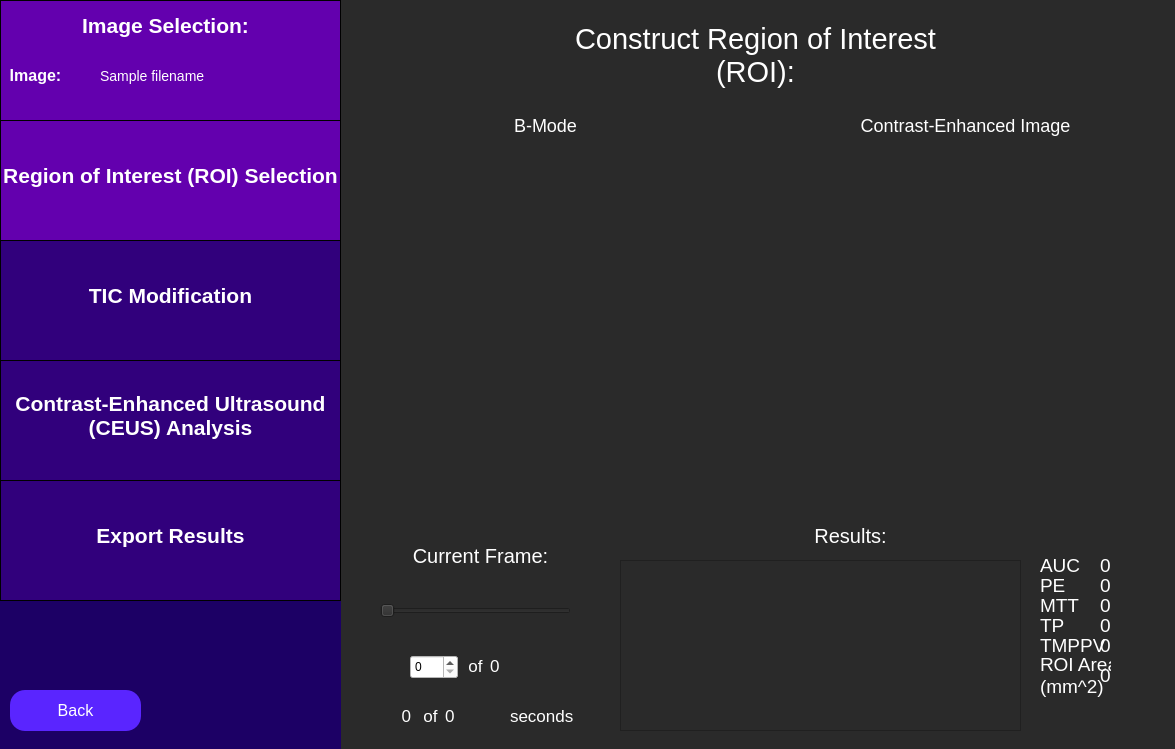
<?xml version="1.0" encoding="UTF-8"?>
<ui version="4.0">
 <class>ceusAnalysis</class>
 <widget class="QWidget" name="ceusAnalysis">
  <property name="geometry">
   <rect>
    <x>0</x>
    <y>0</y>
    <width>1175</width>
    <height>749</height>
   </rect>
  </property>
  <property name="windowTitle">
   <string>Select Region of Interest</string>
  </property>
  <property name="styleSheet">
   <string notr="true">QWidget {
	background: rgb(42, 42, 42);
}</string>
  </property>
  <widget class="QLabel" name="axialPlaneLabel">
   <property name="geometry">
    <rect>
     <x>410</x>
     <y>100</y>
     <width>271</width>
     <height>51</height>
    </rect>
   </property>
   <property name="styleSheet">
    <string notr="true">QLabel {
	font-size: 18px;
	color: rgb(255, 255, 255);
	background-color: rgba(255, 255, 255, 0);
}</string>
   </property>
   <property name="text">
    <string>B-Mode</string>
   </property>
   <property name="alignment">
    <set>Qt::AlignCenter</set>
   </property>
   <property name="textInteractionFlags">
    <set>Qt::NoTextInteraction</set>
   </property>
  </widget>
  <widget class="QLabel" name="sagittalPlaneLabel">
   <property name="geometry">
    <rect>
     <x>830</x>
     <y>100</y>
     <width>271</width>
     <height>51</height>
    </rect>
   </property>
   <property name="styleSheet">
    <string notr="true">QLabel {
	font-size: 18px;
	color: rgb(255, 255, 255);
	background-color: rgba(255, 255, 255, 0);
}</string>
   </property>
   <property name="text">
    <string>Contrast-Enhanced Image</string>
   </property>
   <property name="alignment">
    <set>Qt::AlignCenter</set>
   </property>
   <property name="textInteractionFlags">
    <set>Qt::NoTextInteraction</set>
   </property>
  </widget>
  <widget class="QLabel" name="curSliceLabel">
   <property name="geometry">
    <rect>
     <x>300</x>
     <y>530</y>
     <width>361</width>
     <height>51</height>
    </rect>
   </property>
   <property name="styleSheet">
    <string notr="true">QLabel {
	font-size: 20px;
	color: rgb(255, 255, 255);
	background-color: rgba(255, 255, 255, 0);
}</string>
   </property>
   <property name="text">
    <string>Current Frame:</string>
   </property>
   <property name="textFormat">
    <enum>Qt::AutoText</enum>
   </property>
   <property name="scaledContents">
    <bool>false</bool>
   </property>
   <property name="alignment">
    <set>Qt::AlignCenter</set>
   </property>
   <property name="wordWrap">
    <bool>true</bool>
   </property>
  </widget>
  <widget class="QSlider" name="curSliceSlider">
   <property name="geometry">
    <rect>
     <x>380</x>
     <y>590</y>
     <width>191</width>
     <height>41</height>
    </rect>
   </property>
   <property name="orientation">
    <enum>Qt::Horizontal</enum>
   </property>
  </widget>
  <widget class="QLabel" name="curSliceOfLabel">
   <property name="geometry">
    <rect>
     <x>455</x>
     <y>650</y>
     <width>41</width>
     <height>31</height>
    </rect>
   </property>
   <property name="styleSheet">
    <string notr="true">QLabel {
	font-size: 17px;
	color: rgb(255, 255, 255);
	background-color: rgba(255, 255, 255, 0);
}</string>
   </property>
   <property name="text">
    <string>of</string>
   </property>
   <property name="alignment">
    <set>Qt::AlignCenter</set>
   </property>
   <property name="textInteractionFlags">
    <set>Qt::NoTextInteraction</set>
   </property>
  </widget>
  <widget class="QWidget" name="sidebar" native="true">
   <property name="geometry">
    <rect>
     <x>0</x>
     <y>0</y>
     <width>341</width>
     <height>751</height>
    </rect>
   </property>
   <property name="toolTip">
    <string>&lt;html&gt;&lt;head/&gt;&lt;body&gt;&lt;p&gt;&lt;br/&gt;&lt;/p&gt;&lt;/body&gt;&lt;/html&gt;</string>
   </property>
   <property name="styleSheet">
    <string notr="true">QWidget {
	background-color: rgb(28, 0, 101);
}</string>
   </property>
   <widget class="QFrame" name="imageSelectionSidebar">
    <property name="geometry">
     <rect>
      <x>0</x>
      <y>0</y>
      <width>341</width>
      <height>121</height>
     </rect>
    </property>
    <property name="styleSheet">
     <string notr="true">QFrame {
	background-color: rgb(99, 0, 174);
	border: 1px solid black;
}</string>
    </property>
    <property name="frameShape">
     <enum>QFrame::StyledPanel</enum>
    </property>
    <property name="frameShadow">
     <enum>QFrame::Raised</enum>
    </property>
    <widget class="QLabel" name="imageSelectionLabelSidebar">
     <property name="geometry">
      <rect>
       <x>70</x>
       <y>0</y>
       <width>191</width>
       <height>51</height>
      </rect>
     </property>
     <property name="styleSheet">
      <string notr="true">QLabel {
	font-size: 21px;
	color: rgb(255, 255, 255);
	background-color: rgba(255, 255, 255, 0);
	border: 0px;
	font-weight: bold;
}</string>
     </property>
     <property name="text">
      <string>Image Selection:</string>
     </property>
     <property name="alignment">
      <set>Qt::AlignCenter</set>
     </property>
    </widget>
    <widget class="QLabel" name="imageLabel">
     <property name="geometry">
      <rect>
       <x>-60</x>
       <y>50</y>
       <width>191</width>
       <height>51</height>
      </rect>
     </property>
     <property name="styleSheet">
      <string notr="true">QLabel {
	font-size: 16px;
	color: rgb(255, 255, 255);
	background-color: rgba(255, 255, 255, 0);
	border: 0px;
	font-weight: bold;
}</string>
     </property>
     <property name="text">
      <string>Image:</string>
     </property>
     <property name="alignment">
      <set>Qt::AlignCenter</set>
     </property>
    </widget>
    <widget class="QLabel" name="imagePathInput">
     <property name="geometry">
      <rect>
       <x>100</x>
       <y>50</y>
       <width>241</width>
       <height>51</height>
      </rect>
     </property>
     <property name="styleSheet">
      <string notr="true">QLabel {
	font-size: 14px;
	color: rgb(255, 255, 255);
	background-color: rgba(255, 255, 255, 0);
	border: 0px;
}</string>
     </property>
     <property name="text">
      <string>Sample filename </string>
     </property>
     <property name="alignment">
      <set>Qt::AlignLeading|Qt::AlignLeft|Qt::AlignVCenter</set>
     </property>
    </widget>
   </widget>
   <widget class="QFrame" name="roiSidebar">
    <property name="geometry">
     <rect>
      <x>0</x>
      <y>120</y>
      <width>341</width>
      <height>121</height>
     </rect>
    </property>
    <property name="styleSheet">
     <string notr="true">QFrame {
	background-color: rgb(99, 0, 174);
	border: 1px solid black;
}</string>
    </property>
    <property name="frameShape">
     <enum>QFrame::StyledPanel</enum>
    </property>
    <property name="frameShadow">
     <enum>QFrame::Raised</enum>
    </property>
    <widget class="QLabel" name="roiSidebarLabel">
     <property name="geometry">
      <rect>
       <x>0</x>
       <y>30</y>
       <width>341</width>
       <height>51</height>
      </rect>
     </property>
     <property name="styleSheet">
      <string notr="true">QLabel {
	font-size: 21px;
	color: rgb(255, 255, 255);
	background-color: rgba(255, 255, 255, 0);
	border: 0px;
	font-weight: bold;
}</string>
     </property>
     <property name="text">
      <string>Region of Interest (ROI) Selection</string>
     </property>
     <property name="alignment">
      <set>Qt::AlignCenter</set>
     </property>
    </widget>
   </widget>
   <widget class="QFrame" name="rfAnalysisSidebar">
    <property name="geometry">
     <rect>
      <x>0</x>
      <y>480</y>
      <width>341</width>
      <height>121</height>
     </rect>
    </property>
    <property name="styleSheet">
     <string notr="true">QFrame {
	background-color:  rgb(49, 0, 124);
	border: 1px solid black;
}</string>
    </property>
    <property name="frameShape">
     <enum>QFrame::StyledPanel</enum>
    </property>
    <property name="frameShadow">
     <enum>QFrame::Raised</enum>
    </property>
    <widget class="QLabel" name="rfAnalysisLabel">
     <property name="geometry">
      <rect>
       <x>0</x>
       <y>30</y>
       <width>341</width>
       <height>51</height>
      </rect>
     </property>
     <property name="styleSheet">
      <string notr="true">QLabel {
	font-size: 21px;
	color: rgb(255, 255, 255);
	background-color: rgba(255, 255, 255, 0);
	border: 0px;
	font-weight: bold;
}</string>
     </property>
     <property name="text">
      <string>Export Results</string>
     </property>
     <property name="alignment">
      <set>Qt::AlignCenter</set>
     </property>
    </widget>
   </widget>
   <widget class="QFrame" name="ticAnalysisSidebar">
    <property name="geometry">
     <rect>
      <x>0</x>
      <y>360</y>
      <width>341</width>
      <height>121</height>
     </rect>
    </property>
    <property name="styleSheet">
     <string notr="true">QFrame {
	background-color:  rgb(49, 0, 124);
	border: 1px solid black;
}</string>
    </property>
    <property name="frameShape">
     <enum>QFrame::StyledPanel</enum>
    </property>
    <property name="frameShadow">
     <enum>QFrame::Raised</enum>
    </property>
    <widget class="QLabel" name="ticAnalysisLabel">
     <property name="geometry">
      <rect>
       <x>0</x>
       <y>30</y>
       <width>341</width>
       <height>51</height>
      </rect>
     </property>
     <property name="styleSheet">
      <string notr="true">QLabel {
	font-size: 21px;
	color: rgb(255, 255, 255);
	background-color: rgba(255, 255, 255, 0);
	border: 0px;
	font-weight: bold;
}</string>
     </property>
     <property name="text">
      <string>Contrast-Enhanced Ultrasound
(CEUS) Analysis</string>
     </property>
     <property name="alignment">
      <set>Qt::AlignCenter</set>
     </property>
    </widget>
   </widget>
  </widget>
  <widget class="QFrame" name="analysisParamsSidebar">
   <property name="geometry">
    <rect>
     <x>0</x>
     <y>240</y>
     <width>341</width>
     <height>121</height>
    </rect>
   </property>
   <property name="styleSheet">
    <string notr="true">QFrame {
	background-color: rgb(49, 0, 124);
	border: 1px solid black;
}</string>
   </property>
   <property name="frameShape">
    <enum>QFrame::StyledPanel</enum>
   </property>
   <property name="frameShadow">
    <enum>QFrame::Raised</enum>
   </property>
   <widget class="QLabel" name="analysisParamsLabel">
    <property name="geometry">
     <rect>
      <x>0</x>
      <y>30</y>
      <width>341</width>
      <height>51</height>
     </rect>
    </property>
    <property name="styleSheet">
     <string notr="true">QLabel {
	font-size: 21px;
	color: rgb(255, 255, 255);
	background-color: rgba(255, 255, 255, 0);
	border: 0px;
	font-weight:bold;
}</string>
    </property>
    <property name="text">
     <string>TIC Modification</string>
    </property>
    <property name="alignment">
     <set>Qt::AlignCenter</set>
    </property>
   </widget>
  </widget>
  <widget class="QLabel" name="bmodePlane">
   <property name="geometry">
    <rect>
     <x>360</x>
     <y>150</y>
     <width>381</width>
     <height>351</height>
    </rect>
   </property>
   <property name="text">
    <string/>
   </property>
  </widget>
  <widget class="QLabel" name="bmodeMaskLayer">
   <property name="geometry">
    <rect>
     <x>360</x>
     <y>150</y>
     <width>381</width>
     <height>351</height>
    </rect>
   </property>
   <property name="styleSheet">
    <string notr="true">QLabel {
	background-color: transparent;
}</string>
   </property>
   <property name="text">
    <string/>
   </property>
  </widget>
  <widget class="QLabel" name="cePlane">
   <property name="geometry">
    <rect>
     <x>770</x>
     <y>150</y>
     <width>381</width>
     <height>351</height>
    </rect>
   </property>
   <property name="text">
    <string/>
   </property>
  </widget>
  <widget class="QLabel" name="mcBmodeDisplayLabel">
   <property name="geometry">
    <rect>
     <x>360</x>
     <y>150</y>
     <width>381</width>
     <height>351</height>
    </rect>
   </property>
   <property name="styleSheet">
    <string notr="true">QLabel {
	background-color: transparent;
}</string>
   </property>
   <property name="text">
    <string/>
   </property>
  </widget>
  <widget class="QLabel" name="ceMaskLayer">
   <property name="geometry">
    <rect>
     <x>770</x>
     <y>150</y>
     <width>381</width>
     <height>351</height>
    </rect>
   </property>
   <property name="styleSheet">
    <string notr="true">QLabel {
	background-color: transparent;
}</string>
   </property>
   <property name="text">
    <string/>
   </property>
  </widget>
  <widget class="QLabel" name="mcCeDisplayLabel">
   <property name="geometry">
    <rect>
     <x>770</x>
     <y>150</y>
     <width>381</width>
     <height>351</height>
    </rect>
   </property>
   <property name="styleSheet">
    <string notr="true">QLabel {
	background-color: transparent;
}</string>
   </property>
   <property name="text">
    <string/>
   </property>
  </widget>
  <widget class="QPushButton" name="backButton">
   <property name="geometry">
    <rect>
     <x>10</x>
     <y>690</y>
     <width>131</width>
     <height>41</height>
    </rect>
   </property>
   <property name="styleSheet">
    <string notr="true">QPushButton {
	color: white;
	font-size: 16px;
	background: rgb(90, 37, 255);
	border-radius: 15px;
}</string>
   </property>
   <property name="text">
    <string>Back</string>
   </property>
  </widget>
  <widget class="QSpinBox" name="curSliceSpinBox">
   <property name="geometry">
    <rect>
     <x>410</x>
     <y>655</y>
     <width>48</width>
     <height>24</height>
    </rect>
   </property>
   <property name="styleSheet">
    <string notr="true">QSpinBox {
	background: white;
	color: black;
}</string>
   </property>
  </widget>
  <widget class="QLabel" name="curSliceOfLabel_2">
   <property name="geometry">
    <rect>
     <x>410</x>
     <y>700</y>
     <width>41</width>
     <height>31</height>
    </rect>
   </property>
   <property name="styleSheet">
    <string notr="true">QLabel {
	font-size: 17px;
	color: rgb(255, 255, 255);
	background-color: rgba(255, 255, 255, 0);
}</string>
   </property>
   <property name="text">
    <string>of</string>
   </property>
   <property name="alignment">
    <set>Qt::AlignCenter</set>
   </property>
   <property name="textInteractionFlags">
    <set>Qt::NoTextInteraction</set>
   </property>
  </widget>
  <widget class="QLabel" name="totalSecondsLabel">
   <property name="geometry">
    <rect>
     <x>445</x>
     <y>700</y>
     <width>61</width>
     <height>31</height>
    </rect>
   </property>
   <property name="styleSheet">
    <string notr="true">QLabel {
	font-size: 17px;
	color: rgb(255, 255, 255);
	background-color: rgba(255, 255, 255, 0);
}</string>
   </property>
   <property name="text">
    <string>0</string>
   </property>
   <property name="alignment">
    <set>Qt::AlignLeading|Qt::AlignLeft|Qt::AlignVCenter</set>
   </property>
   <property name="textInteractionFlags">
    <set>Qt::NoTextInteraction</set>
   </property>
  </widget>
  <widget class="QLabel" name="curSecondLabel">
   <property name="geometry">
    <rect>
     <x>350</x>
     <y>700</y>
     <width>61</width>
     <height>31</height>
    </rect>
   </property>
   <property name="styleSheet">
    <string notr="true">QLabel {
	font-size: 17px;
	color: rgb(255, 255, 255);
	background-color: rgba(255, 255, 255, 0);
}</string>
   </property>
   <property name="text">
    <string>0</string>
   </property>
   <property name="alignment">
    <set>Qt::AlignRight|Qt::AlignTrailing|Qt::AlignVCenter</set>
   </property>
   <property name="textInteractionFlags">
    <set>Qt::NoTextInteraction</set>
   </property>
  </widget>
  <widget class="QLabel" name="secondsLabel">
   <property name="geometry">
    <rect>
     <x>510</x>
     <y>700</y>
     <width>81</width>
     <height>31</height>
    </rect>
   </property>
   <property name="styleSheet">
    <string notr="true">QLabel {
	font-size: 17px;
	color: rgb(255, 255, 255);
	background-color: rgba(255, 255, 255, 0);
}</string>
   </property>
   <property name="text">
    <string>seconds</string>
   </property>
   <property name="alignment">
    <set>Qt::AlignLeading|Qt::AlignLeft|Qt::AlignVCenter</set>
   </property>
   <property name="textInteractionFlags">
    <set>Qt::NoTextInteraction</set>
   </property>
  </widget>
  <widget class="QLabel" name="constructRoiLabel">
   <property name="geometry">
    <rect>
     <x>540</x>
     <y>-10</y>
     <width>431</width>
     <height>131</height>
    </rect>
   </property>
   <property name="styleSheet">
    <string notr="true">QLabel {
	font-size: 29px;
	color: rgb(255, 255, 255);
	background-color: rgba(255, 255, 255, 0);
}</string>
   </property>
   <property name="text">
    <string>Construct Region of Interest (ROI):</string>
   </property>
   <property name="textFormat">
    <enum>Qt::AutoText</enum>
   </property>
   <property name="scaledContents">
    <bool>false</bool>
   </property>
   <property name="alignment">
    <set>Qt::AlignCenter</set>
   </property>
   <property name="wordWrap">
    <bool>true</bool>
   </property>
  </widget>
  <widget class="QLabel" name="bmodeCoverLabel">
   <property name="geometry">
    <rect>
     <x>360</x>
     <y>150</y>
     <width>381</width>
     <height>351</height>
    </rect>
   </property>
   <property name="styleSheet">
    <string notr="true">QLabel {
	background-color: transparent;
}</string>
   </property>
   <property name="text">
    <string/>
   </property>
  </widget>
  <widget class="QLabel" name="ceCoverLabel">
   <property name="geometry">
    <rect>
     <x>770</x>
     <y>150</y>
     <width>381</width>
     <height>351</height>
    </rect>
   </property>
   <property name="styleSheet">
    <string notr="true">QLabel {
	background-color: transparent;
}</string>
   </property>
   <property name="text">
    <string/>
   </property>
  </widget>
  <widget class="QLabel" name="peVal">
   <property name="geometry">
    <rect>
     <x>1100</x>
     <y>560</y>
     <width>51</width>
     <height>51</height>
    </rect>
   </property>
   <property name="font">
    <font>
     <pointsize>14</pointsize>
    </font>
   </property>
   <property name="styleSheet">
    <string notr="true">QLabel {
	color: white;
	background-color: rgba(0,0,0,0);
}</string>
   </property>
   <property name="text">
    <string>0</string>
   </property>
   <property name="alignment">
    <set>Qt::AlignLeading|Qt::AlignLeft|Qt::AlignVCenter</set>
   </property>
  </widget>
  <widget class="QLabel" name="tpLabel">
   <property name="geometry">
    <rect>
     <x>1040</x>
     <y>600</y>
     <width>91</width>
     <height>51</height>
    </rect>
   </property>
   <property name="font">
    <font>
     <pointsize>14</pointsize>
    </font>
   </property>
   <property name="styleSheet">
    <string notr="true">QLabel {
	color: white;
	background-color: rgba(0,0,0,0);
}</string>
   </property>
   <property name="text">
    <string>TP</string>
   </property>
   <property name="alignment">
    <set>Qt::AlignLeading|Qt::AlignLeft|Qt::AlignVCenter</set>
   </property>
  </widget>
  <widget class="QLabel" name="voiVolumeVal">
   <property name="geometry">
    <rect>
     <x>1100</x>
     <y>650</y>
     <width>151</width>
     <height>51</height>
    </rect>
   </property>
   <property name="font">
    <font>
     <pointsize>14</pointsize>
    </font>
   </property>
   <property name="styleSheet">
    <string notr="true">QLabel {
	color: white;
	background-color: rgba(0,0,0,0);
}</string>
   </property>
   <property name="text">
    <string>0</string>
   </property>
   <property name="alignment">
    <set>Qt::AlignLeading|Qt::AlignLeft|Qt::AlignVCenter</set>
   </property>
  </widget>
  <widget class="QLabel" name="mttLabel">
   <property name="geometry">
    <rect>
     <x>1040</x>
     <y>580</y>
     <width>81</width>
     <height>51</height>
    </rect>
   </property>
   <property name="font">
    <font>
     <pointsize>14</pointsize>
    </font>
   </property>
   <property name="styleSheet">
    <string notr="true">QLabel {
	color: white;
	background-color: rgba(0,0,0,0);
}</string>
   </property>
   <property name="text">
    <string>MTT</string>
   </property>
   <property name="alignment">
    <set>Qt::AlignLeading|Qt::AlignLeft|Qt::AlignVCenter</set>
   </property>
  </widget>
  <widget class="QLabel" name="tpVal">
   <property name="geometry">
    <rect>
     <x>1100</x>
     <y>600</y>
     <width>51</width>
     <height>51</height>
    </rect>
   </property>
   <property name="font">
    <font>
     <pointsize>14</pointsize>
    </font>
   </property>
   <property name="styleSheet">
    <string notr="true">QLabel {
	color: white;
	background-color: rgba(0,0,0,0);
}</string>
   </property>
   <property name="text">
    <string>0</string>
   </property>
   <property name="alignment">
    <set>Qt::AlignLeading|Qt::AlignLeft|Qt::AlignVCenter</set>
   </property>
  </widget>
  <widget class="QLabel" name="voiVolumeLabel">
   <property name="geometry">
    <rect>
     <x>1040</x>
     <y>640</y>
     <width>71</width>
     <height>71</height>
    </rect>
   </property>
   <property name="font">
    <font>
     <pointsize>14</pointsize>
    </font>
   </property>
   <property name="styleSheet">
    <string notr="true">QLabel {
	color: white;
	background-color: rgba(0,0,0,0);
}</string>
   </property>
   <property name="text">
    <string>ROI Area
(mm^2)</string>
   </property>
   <property name="alignment">
    <set>Qt::AlignLeading|Qt::AlignLeft|Qt::AlignVCenter</set>
   </property>
  </widget>
  <widget class="QLabel" name="tmppvLabel">
   <property name="geometry">
    <rect>
     <x>1040</x>
     <y>620</y>
     <width>71</width>
     <height>51</height>
    </rect>
   </property>
   <property name="font">
    <font>
     <pointsize>14</pointsize>
    </font>
   </property>
   <property name="styleSheet">
    <string notr="true">QLabel {
	color: white;
	background-color: rgba(0,0,0,0);
}</string>
   </property>
   <property name="text">
    <string>TMPPV</string>
   </property>
   <property name="alignment">
    <set>Qt::AlignLeading|Qt::AlignLeft|Qt::AlignVCenter</set>
   </property>
  </widget>
  <widget class="QFrame" name="ticDisplay">
   <property name="geometry">
    <rect>
     <x>620</x>
     <y>560</y>
     <width>401</width>
     <height>171</height>
    </rect>
   </property>
   <property name="frameShape">
    <enum>QFrame::StyledPanel</enum>
   </property>
   <property name="frameShadow">
    <enum>QFrame::Raised</enum>
   </property>
  </widget>
  <widget class="QLabel" name="aucVal">
   <property name="geometry">
    <rect>
     <x>1100</x>
     <y>540</y>
     <width>51</width>
     <height>51</height>
    </rect>
   </property>
   <property name="font">
    <font>
     <pointsize>14</pointsize>
    </font>
   </property>
   <property name="styleSheet">
    <string notr="true">QLabel {
	color: white;
	background-color: rgba(0,0,0,0);
}</string>
   </property>
   <property name="text">
    <string>0</string>
   </property>
   <property name="alignment">
    <set>Qt::AlignLeading|Qt::AlignLeft|Qt::AlignVCenter</set>
   </property>
  </widget>
  <widget class="QLabel" name="peLabel">
   <property name="geometry">
    <rect>
     <x>1040</x>
     <y>560</y>
     <width>91</width>
     <height>51</height>
    </rect>
   </property>
   <property name="font">
    <font>
     <pointsize>14</pointsize>
    </font>
   </property>
   <property name="styleSheet">
    <string notr="true">QLabel {
	color: white;
	background-color: rgba(0,0,0,0);
}</string>
   </property>
   <property name="text">
    <string>PE</string>
   </property>
   <property name="alignment">
    <set>Qt::AlignLeading|Qt::AlignLeft|Qt::AlignVCenter</set>
   </property>
  </widget>
  <widget class="QLabel" name="resultsLabel">
   <property name="geometry">
    <rect>
     <x>670</x>
     <y>510</y>
     <width>361</width>
     <height>51</height>
    </rect>
   </property>
   <property name="styleSheet">
    <string notr="true">QLabel {
	font-size: 20px;
	color: rgb(255, 255, 255);
	background-color: rgba(255, 255, 255, 0);
}</string>
   </property>
   <property name="text">
    <string>Results:</string>
   </property>
   <property name="textFormat">
    <enum>Qt::AutoText</enum>
   </property>
   <property name="scaledContents">
    <bool>false</bool>
   </property>
   <property name="alignment">
    <set>Qt::AlignCenter</set>
   </property>
   <property name="wordWrap">
    <bool>true</bool>
   </property>
  </widget>
  <widget class="QLabel" name="tmmpVal">
   <property name="geometry">
    <rect>
     <x>1100</x>
     <y>620</y>
     <width>71</width>
     <height>51</height>
    </rect>
   </property>
   <property name="font">
    <font>
     <pointsize>14</pointsize>
    </font>
   </property>
   <property name="styleSheet">
    <string notr="true">QLabel {
	color: white;
	background-color: rgba(0,0,0,0);
}</string>
   </property>
   <property name="text">
    <string>0</string>
   </property>
   <property name="alignment">
    <set>Qt::AlignLeading|Qt::AlignLeft|Qt::AlignVCenter</set>
   </property>
  </widget>
  <widget class="QLabel" name="mttVal">
   <property name="geometry">
    <rect>
     <x>1100</x>
     <y>580</y>
     <width>51</width>
     <height>51</height>
    </rect>
   </property>
   <property name="font">
    <font>
     <pointsize>14</pointsize>
    </font>
   </property>
   <property name="styleSheet">
    <string notr="true">QLabel {
	color: white;
	background-color: rgba(0,0,0,0);
}</string>
   </property>
   <property name="text">
    <string>0</string>
   </property>
   <property name="alignment">
    <set>Qt::AlignLeading|Qt::AlignLeft|Qt::AlignVCenter</set>
   </property>
  </widget>
  <widget class="QLabel" name="aucLabel">
   <property name="geometry">
    <rect>
     <x>1040</x>
     <y>540</y>
     <width>81</width>
     <height>51</height>
    </rect>
   </property>
   <property name="font">
    <font>
     <pointsize>14</pointsize>
    </font>
   </property>
   <property name="styleSheet">
    <string notr="true">QLabel {
	color: white;
	background-color: rgba(0,0,0,0);
}</string>
   </property>
   <property name="text">
    <string>AUC</string>
   </property>
   <property name="alignment">
    <set>Qt::AlignLeading|Qt::AlignLeft|Qt::AlignVCenter</set>
   </property>
  </widget>
  <widget class="QLabel" name="curSliceTotal">
   <property name="geometry">
    <rect>
     <x>490</x>
     <y>650</y>
     <width>61</width>
     <height>31</height>
    </rect>
   </property>
   <property name="styleSheet">
    <string notr="true">QLabel {
	font-size: 17px;
	color: rgb(255, 255, 255);
	background-color: rgba(255, 255, 255, 0);
}</string>
   </property>
   <property name="text">
    <string>0</string>
   </property>
   <property name="alignment">
    <set>Qt::AlignLeading|Qt::AlignLeft|Qt::AlignVCenter</set>
   </property>
   <property name="textInteractionFlags">
    <set>Qt::NoTextInteraction</set>
   </property>
  </widget>
 </widget>
 <resources/>
 <connections/>
</ui>
